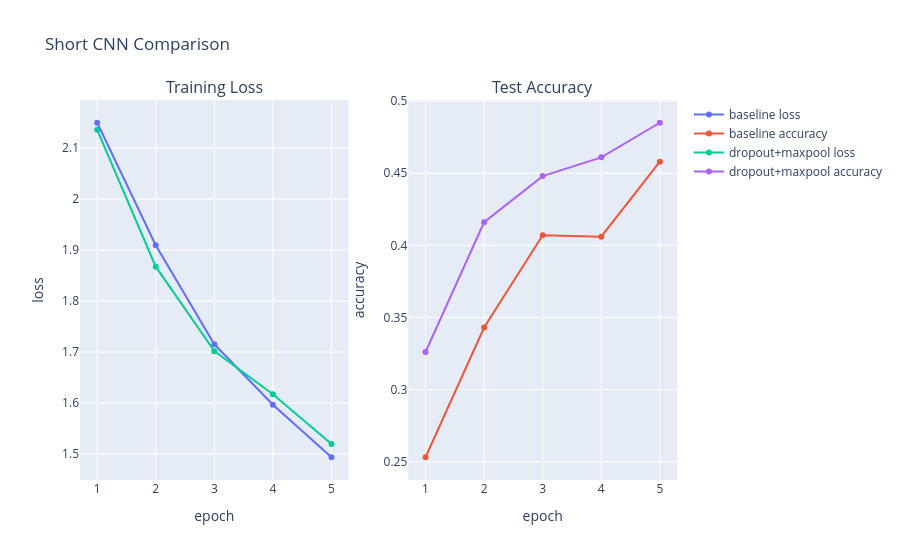

Source (notebook cell):
### Markdown cell above
---

Run the short comparison and inspect whether dropout and max-pooling improve the test accuracy for this small training budget.

### Code cell
models, histories = cnn.train_short_comparison(
    epochs=5,
    batch_size=128,
    max_train_samples=4000,
    max_test_samples=1000,
)

visual.show_training_comparison(histories)

### Figure 1 — Plotly figure (JSON) as saved in the notebook; plotly's stock layout.template omitted (floating-point values rounded to 4 significant figures)
{"data": [{"mode": "lines+markers", "name": "baseline loss", "type": "scatter", "x": [1, 2, 3, 4, 5], "xaxis": "x", "y": [2.15, 1.909, 1.715, 1.597, 1.494], "yaxis": "y"}, {"mode": "lines+markers", "name": "baseline accuracy", "type": "scatter", "x": [1, 2, 3, 4, 5], "xaxis": "x2", "y": [0.253, 0.343, 0.407, 0.406, 0.458], "yaxis": "y2"}, {"mode": "lines+markers", "name": "dropout+maxpool loss", "type": "scatter", "x": [1, 2, 3, 4, 5], "xaxis": "x", "y": [2.136, 1.867, 1.702, 1.617, 1.52], "yaxis": "y"}, {"mode": "lines+markers", "name": "dropout+maxpool accuracy", "type": "scatter", "x": [1, 2, 3, 4, 5], "xaxis": "x2", "y": [0.326, 0.416, 0.448, 0.461, 0.485], "yaxis": "y2"}], "layout": {"annotations": [{"font": {"size": 16}, "showarrow": false, "text": "Training Loss", "x": 0.225, "xanchor": "center", "xref": "paper", "y": 1, "yanchor": "bottom", "yref": "paper"}, {"font": {"size": 16}, "showarrow": false, "text": "Test Accuracy", "x": 0.775, "xanchor": "center", "xref": "paper", "y": 1, "yanchor": "bottom", "yref": "paper"}], "title": {"text": "Short CNN Comparison"}, "xaxis": {"anchor": "y", "domain": [0, 0.45], "title": {"text": "epoch"}}, "xaxis2": {"anchor": "y2", "domain": [0.55, 1], "title": {"text": "epoch"}}, "yaxis": {"anchor": "x", "domain": [0, 1], "title": {"text": "loss"}}, "yaxis2": {"anchor": "x2", "domain": [0, 1], "title": {"text": "accuracy"}}}}
